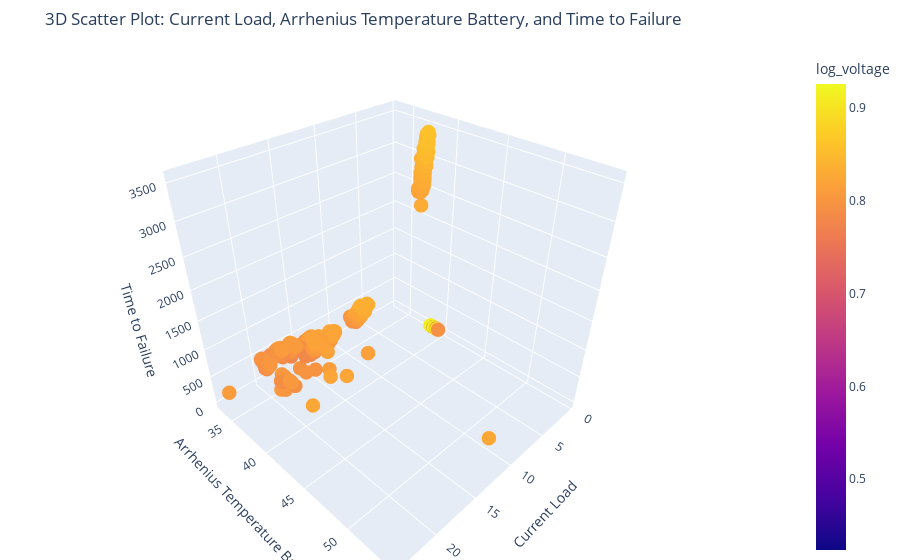

Source (notebook cell):
### Code cell
import plotly.graph_objs as go
import plotly.express as px

# Create a 3D scatter plot with Plotly
fig = px.scatter_3d(
    regular,
    x='current_load',
    y='arrhenius_temperature',
    z='time_end',
    color='log_voltage',  # Optional: to add color based on another variable
    labels={'current_load': 'Current Load',
            'arrhenius_temperature': 'Arrhenius Temperature Battery',
            'time_end': 'Time to Failure'},
    title='3D Scatter Plot: Current Load, Arrhenius Temperature Battery, and Time to Failure'
)

# Update the layout for better visualization
fig.update_traces(marker=dict(size=5))
fig.update_layout(
    scene=dict(
        xaxis_title='Current Load',
        yaxis_title='Arrhenius Temperature Battery',
        zaxis_title='Time to Failure'
    ),
    margin=dict(l=0, r=0, b=0, t=50)
)

# Show the plot
fig.show()

### Figure 1 — Plotly figure (JSON) as saved in the notebook; plotly's stock layout.template omitted (floating-point values rounded to 4 significant figures; data arrays with more than 128 entries replaced by an {"elided": "..."} marker saying what was removed)
{"data": [{"hovertemplate": "Current Load=%{x}<br>Arrhenius Temperature Battery=%{y}<br>Time to Failure=%{z}<br>log_voltage=%{marker.color}<extra></extra>", "legendgroup": "", "marker": {"color": {"elided": "4896 float values"}, "coloraxis": "coloraxis", "size": 5, "symbol": "circle"}, "mode": "markers", "name": "", "scene": "scene", "showlegend": false, "type": "scatter3d", "x": {"elided": "4896 float values"}, "y": {"elided": "4896 float values"}, "z": {"elided": "4896 float values"}}], "layout": {"coloraxis": {"colorbar": {"title": {"text": "log_voltage"}}, "colorscale": [[0, "#0d0887"], [0.1111, "#46039f"], [0.2222, "#7201a8"], [0.3333, "#9c179e"], [0.4444, "#bd3786"], [0.5556, "#d8576b"], [0.6667, "#ed7953"], [0.7778, "#fb9f3a"], [0.8889, "#fdca26"], [1, "#f0f921"]]}, "legend": {"tracegroupgap": 0}, "margin": {"b": 0, "l": 0, "r": 0, "t": 50}, "scene": {"domain": {"x": [0, 1], "y": [0, 1]}, "xaxis": {"title": {"text": "Current Load"}}, "yaxis": {"title": {"text": "Arrhenius Temperature Battery"}}, "zaxis": {"title": {"text": "Time to Failure"}}}, "title": {"text": "3D Scatter Plot: Current Load, Arrhenius Temperature Battery, and Time to Failure"}}}
